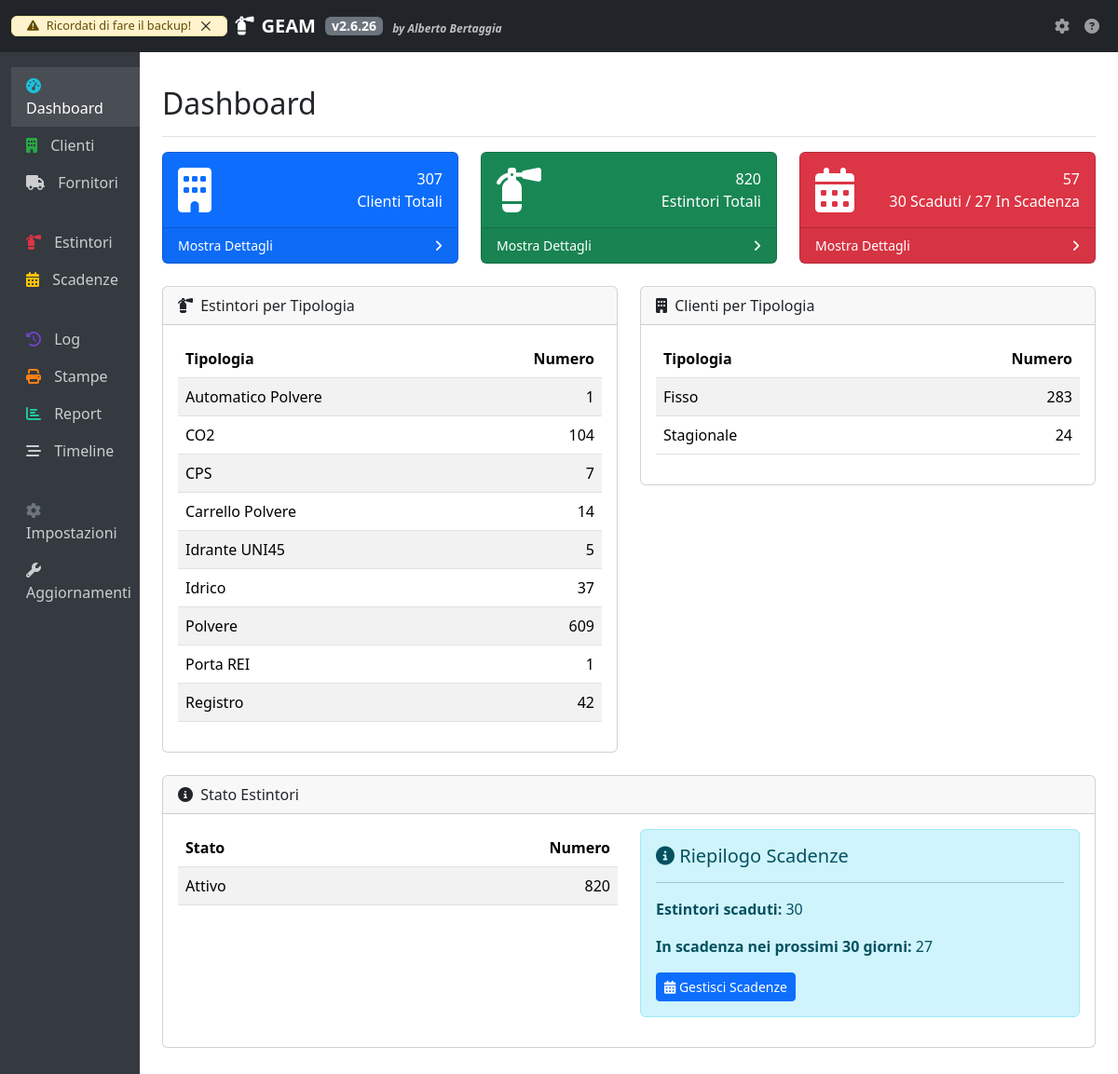
The page / on the database its author committed.
### app/models/estintore.py (models this page shows, shortened)
class Estintore(db.Model):
    __tablename__ = 'estintori'
    id = db.Column(db.Integer, primary_key=True)
    cliente_id = db.Column(db.Integer, db.ForeignKey('clienti.id', ondelete='CASCADE'), nullable=False)
    tipologia = db.Column(db.String(50), nullable=False)
    marca = db.Column(db.String(50), nullable=False)
    matricola = db.Column(db.String(50), nullable=False, unique=True)
    dislocazione = db.Column(db.String(150), nullable=False)
    postazione = db.Column(db.Integer, nullable=False)
    suffisso_postazione = db.Column(db.String(10), nullable=True)
    capacita = db.Column(db.String(20), nullable=False)
    data_fabbricazione = db.Column(db.String(7), nullable=False)  # Formato MM/YYYY
    data_installazione = db.Column(db.Date, nullable=False)
    data_controllo = db.Column(db.Date, nullable=False)
    data_revisione = db.Column(db.Date, nullable=True)
    data_collaudo = db.Column(db.Date, nullable=True)
    stato = db.Column(db.String(20), nullable=False, default='Attivo')
    coordinate = db.Column(db.String(100))
    note = db.Column(db.Text)
    created_at = db.Column(db.DateTime, default=datetime.utcnow)
    updated_at = db.Column(db.DateTime, default=datetime.utcnow, onupdate=datetime.utcnow)
    CAPACITA_PER_TIPOLOGIA = {
    'CO2': ['1KG', '2KG', '3KG', '4KG', '5KG', '6KG', '9KG', '12KG'],
    'Polvere': ['1KG', '2KG', '3KG', '4KG', '5KG', '6KG', '9KG', '12KG'],
    'Idrico': ['2L', '4L', '6L', '9L', '12L'],  # Modificato da KG a L
    'Carrello Polvere': ['1KG', '2KG', '3KG', '4KG', '5KG', '6KG', '9KG', '12KG', '25KG', '30KG', '50KG'],
    'Carrello Idrico': ['30L', '50L'],  # Modificato da KG a L
    'NASPO UNI25': ['20MT', '25MT', '30MT'],
    'Idrante UNI45': ['20MT', '25MT', '30MT'],
    'Idrante UNI70': ['20MT', '25MT', '30MT'],
    'Porta REI': ['1 Anta', '2 Ante', 'Scorrevole'],
    'Automatico Polvere': ['1KG', '2KG', '3KG', '4KG', '5KG', '6KG', '9KG', '12KG'],
    'Automatico Idrico': ['6L'],  # Modificato da KG a L
    'CPS': ['Grande', 'Piccola'],
    'Registro': ['Cartaceo', 'Digitale'],
    'Altro': ['1KG', '2KG', '3KG', '4KG', '5KG', '6KG', '9KG', '12KG', '25KG', '30KG', '50KG',
             '1L', '2L', '3L', '4L', '5L', '6L', '9L', '12L', '25L', '30L', '50L',  # Aggiunto L
             '20MT', '25MT', '30MT', '1 Anta', '2 Ante', 'Scorrevole',
             'Grande', 'Piccola', 'Cartaceo', 'Digitale', 'Altro']
    }

### app/views/dashboard.py (the view)
@dashboard_bp.route('/')
def index():
    total_clienti = Cliente.query.count()
    total_estintori = Estintore.query.count()
    estintori_per_tipologia = db.session.query(
        Estintore.tipologia, func.count(Estintore.id)
    ).group_by(Estintore.tipologia).all()
    oggi = datetime.now().date()
    scadenza_30_giorni = oggi + timedelta(days=30)
    estintori_in_scadenza = Estintore.query.filter(
        (Estintore.data_controllo <= scadenza_30_giorni) &
        (Estintore.data_controllo >= oggi)
    ).count()
    estintori_scaduti = Estintore.query.filter(
        Estintore.data_controllo < oggi
    ).count()
    clienti_per_tipologia = db.session.query(
        Cliente.tipologia, func.count(Cliente.id)
    ).group_by(Cliente.tipologia).all()
    estintori_stato = db.session.query(
        Estintore.stato, func.count(Estintore.id)
    ).group_by(Estintore.stato).all()
    return render_template('dashboard/index.html',
                          total_clienti=total_clienti,
                          total_estintori=total_estintori,
                          estintori_per_tipologia=estintori_per_tipologia,
                          estintori_in_scadenza=estintori_in_scadenza,
                          estintori_scaduti=estintori_scaduti,
                          clienti_per_tipologia=clienti_per_tipologia,
                          estintori_stato=estintori_stato)

### app/version.py (called while the page is built, shortened)
def get_config_path():
    instance_path = current_app.instance_path
    return os.path.join(instance_path, CONFIG_FILE)

def load_config():
    config_path = get_config_path()
    try:
        with open(config_path, 'r') as f:
            return json.load(f)
    except Exception as e:
        current_app.logger.error(f"Errore nel caricamento della configurazione: {str(e)}")
        return {
            "version": {
                "major": 1,
                "minor": 0,
                "patch": 0
            },
            "last_update": datetime.datetime.now().strftime('%Y-%m-%d %H:%M:%S')
        }

def get_version():
    config = load_config()
    version = config.get('version', {"major": 1, "minor": 0, "patch": 0})
    return f"{version['major']}.{version['minor']}.{version['patch']}"

### app/templates/dashboard/index.html (shortened to what this page needs)
{% extends "base.html" %}
{% block page_title %}Dashboard{% endblock %}
{% block content %}
<div class="row mb-4">
    <div class="col-md-4">
        <div class="card text-white bg-primary">
            <div class="card-body">
                <div class="row">
                    <div class="col-3">
                        <i class="fas fa-building fa-3x"></i>
                    </div>
                    <div class="col-9 text-end">
                        <div class="huge">{{ total_clienti }}</div>
                        <div>Clienti Totali</div>
                    </div>
                </div>
            </div>
            <a href="{{ url_for('clienti.index') }}" class="card-footer text-white clearfix small z-1 text-decoration-none">
                <span class="float-start">Mostra Dettagli</span>
                <span class="float-end"><i class="fas fa-angle-right"></i></span>
            </a>
        </div>
    </div>
    <div class="col-md-4">
        <div class="card text-white bg-success">
            <div class="card-body">
                <div class="row">
                    <div class="col-3">
                        <i class="fas fa-fire-extinguisher fa-3x"></i>
                    </div>
                    <div class="col-9 text-end">
                        <div class="huge">{{ total_estintori }}</div>
                        <div>Estintori Totali</div>
                    </div>
                </div>
            </div>
            <a href="{{ url_for('estintori.index') }}" class="card-footer text-white clearfix small z-1 text-decoration-none">
                <span class="float-start">Mostra Dettagli</span>
                <span class="float-end"><i class="fas fa-angle-right"></i></span>
            </a>
        </div>
    </div>
    <div class="col-md-4">
        <div class="card text-white {{ 'bg-danger' if estintori_scaduti > 0 else 'bg-warning' }}">
            <div class="card-body">
                <div class="row">
                    <div class="col-3">
                        <i class="fas fa-calendar-alt fa-3x"></i>
                    </div>
                    <div class="col-9 text-end">
                        <div class="huge">{{ estintori_in_scadenza + estintori_scaduti }}</div>
                        <div>{{ estintori_scaduti }} Scaduti / {{ estintori_in_scadenza }} In Scadenza</div>
                    </div>
                </div>
            </div>
            <a href="{{ url_for('estintori.scadenze') }}" class="card-footer text-white clearfix small z-1 text-decoration-none">
                <span class="float-start">Mostra Dettagli</span>
                <span class="float-end"><i class="fas fa-angle-right"></i></span>
            </a>
        </div>
    </div>
</div>
<div class="row">
    <div class="col-md-6 mb-4">
        <div class="card">
            <div class="card-header">
                <i class="fas fa-fire-extinguisher me-1"></i>
                Estintori per Tipologia
            </div>
            <div class="card-body">
                <div class="table-responsive">
                    <table class="table table-striped">
                        <thead>
                            <tr>
                                <th>Tipologia</th>
                                <th class="text-end">Numero</th>
                            </tr>
                        </thead>
                        <tbody>
                            {% for tipo, conteggio in estintori_per_tipologia %}
                            <tr>
                                <td>{{ tipo }}</td>
                                <td class="text-end">{{ conteggio }}</td>
                            </tr>
                            {% endfor %}
                        </tbody>
                    </table>
                </div>
            </div>
        </div>
    </div>
    <div class="col-md-6 mb-4">
        <div class="card">
            <div class="card-header">
                <i class="fas fa-building me-1"></i>
                Clienti per Tipologia
            </div>
            <div class="card-body">
                <div class="table-responsive">
                    <table class="table table-striped">
                        <thead>
                            <tr>
                                <th>Tipologia</th>
                                <th class="text-end">Numero</th>
                            </tr>
                        </thead>
                        <tbody>
                            {% for tipo, conteggio in clienti_per_tipologia %}
                            <tr>
                                <td>{{ tipo }}</td>
                                <td class="text-end">{{ conteggio }}</td>
                            </tr>
                            {% endfor %}
                        </tbody>
                    </table>
                </div>
            </div>
        </div>
    </div>
</div>
<div class="row">
    <div class="col-md-12 mb-4">
        <div class="card">
            <div class="card-header">
                <i class="fas fa-info-circle me-1"></i>
                Stato Estintori
            </div>
            <div class="card-body">
                <div class="row">
                    <div class="col-md-6">
                        <div class="table-responsive">
                            <table class="table table-striped">
                                <thead>
                                    <tr>
                                        <th>Stato</th>
                                        <th class="text-end">Numero</th>
                                    </tr>
                                </thead>
                                <tbody>
                                    {% for stato, conteggio in estintori_stato %}
                                    <tr>
                                        <td>{{ stato }}</td>
                                        <td class="text-end">{{ conteggio }}</td>
                                    </tr>
                                    {% endfor %}
                                </tbody>
                            </table>
                        </div>
                    </div>
                    <div class="col-md-6">
                        <div class="alert alert-info">
                            <h5><i class="fas fa-info-circle"></i> Riepilogo Scadenze</h5>
                            <hr>
                            <p><strong>Estintori scaduti:</strong> {{ estintori_scaduti }}</p>
                            <p><strong>In scadenza nei prossimi 30 giorni:</strong> {{ estintori_in_scadenza }}</p>
                            <a href="{{ url_for('estintori.scadenze') }}" class="btn btn-primary btn-sm">
                                <i class="fas fa-calendar-alt"></i> Gestisci Scadenze
                            </a>
                        </div>
                    </div>
                </div>
            </div>
        </div>
    </div>
</div>
{% endblock %}

### rows shown on the page
Estintore: tipologia "CPS", postazione "7"
Estintore: stato "Attivo", id "820"

### other values the page prints
{{ version }} "2.6.26"
{{ total_clienti }} "307"
{{ total_estintori }} "820"
{{ estintori_in_scadenza + estintori_scaduti }} "57"
{{ estintori_scaduti }} "30"
{{ estintori_in_scadenza }} "27"
{{ tipo }} "Automatico Polvere" "CO2" "Carrello Polvere" "Idrante UNI45" "Idrico" "Polvere" "Porta REI" "Registro"
{{ conteggio }} "1" "104" "14" "5" "37" "609" "1" "42"
{{ tipo }} "Fisso" "Stagionale"
{{ conteggio }} "283" "24"
